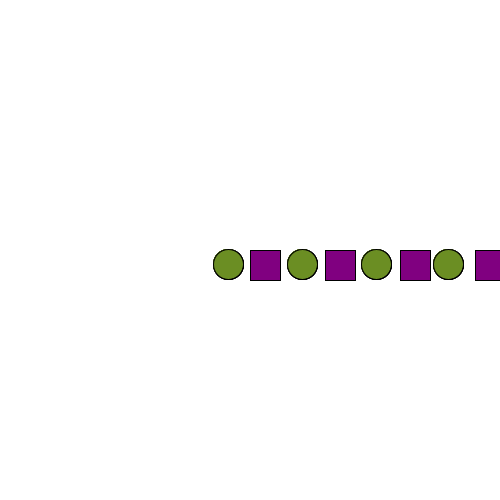
Frame 1 (no input)
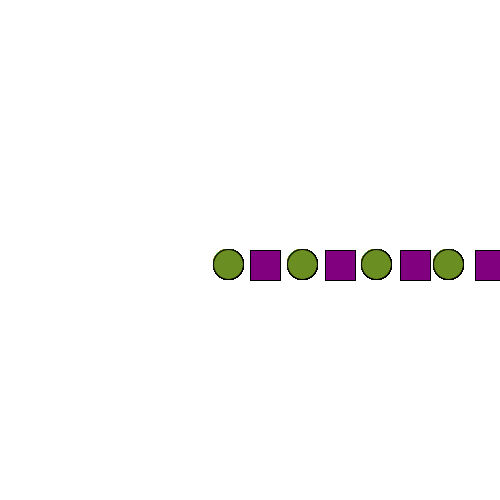
Frame 60 (the mouse pressed at the canvas centre just before this capture)
Frame 120 (the mouse held since frame 60 and released just before this capture): identical to frame 60, image omitted

The Processing sketch that drew these frames (run headless with seeded random() and noise(); from frame 60 on, the mouse is pressed at the canvas centre):

// Processing sketch: circles_squares
// ── circles_squares.pde
void setup() {
  size(500, 500);
  background( 255, 255, 255); 
}

void draw() {
  for(int i=0; i<5; i++) {

  fill(128,0,128);
  rect(width/2 + i * 75, height/2 , 30, 30);
  
  fill(107,142,35);
  ellipse(228, 264, 30, 30);
  fill(107,142,35);
  ellipse(302, 264, 30, 30);
  fill(107,142,35);
  ellipse(376, 264, 30, 30);
  fill(107,142,35);
  ellipse(448, 264, 30, 30);
  }
}
